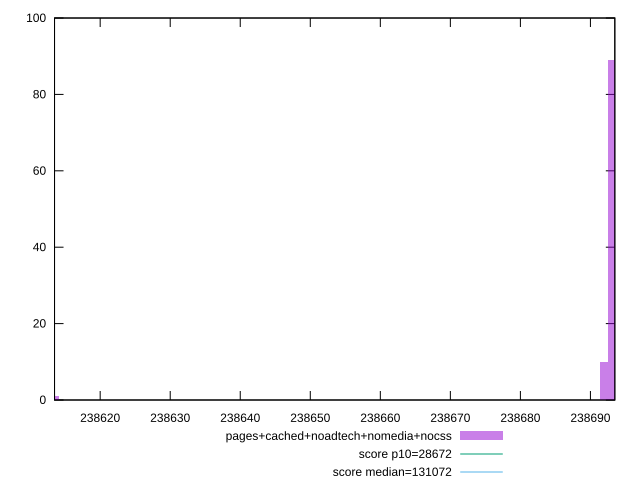

Here is the gnuplot script that generated this plot:
reset

$pagesCachedNoadtechNomediaNocss <<EOF
238613.46289829575 1
238693.17813676695 89
238691.9517484828 10
EOF

set key outside below
set boxwidth 1.226388284172444
set xrange [238613.48333333334:238693.48333333334]
set yrange [0:100]
set trange [0:100]
set style fill transparent solid 0.5 noborder

set parametric
set terminal svg size 640, 490 enhanced background rgb 'white'
set output "report_00017_2021-02-10T15-08-03.406Z/uses-long-cache-ttl/comparison/histogram/4_vs_5.svg"

plot $pagesCachedNoadtechNomediaNocss title "pages+cached+noadtech+nomedia+nocss" with boxes, \
     28672,t title "score p10=28672", \
     131072,t title "score median=131072"

reset
